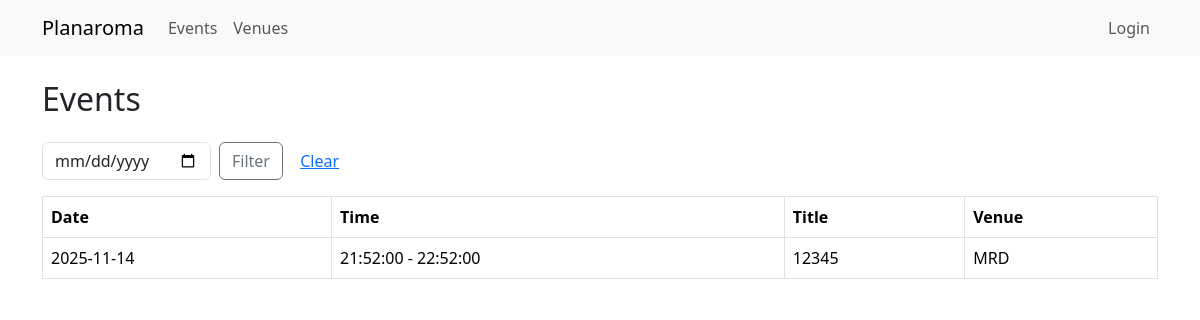
Before: /events with the older database file.
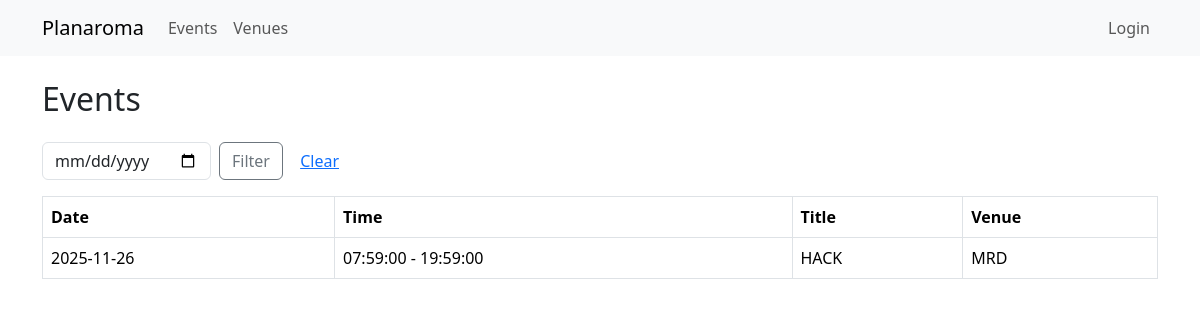
After: the same page with the newer database file.
### app/models.py (models this page shows)
class Event(db.Model):
    id = db.Column(db.Integer, primary_key=True)
    title = db.Column(db.String(120), nullable=False)
    description = db.Column(db.Text)
    date = db.Column(db.Date, nullable=False)
    start_time = db.Column(db.Time, nullable=False)
    end_time = db.Column(db.Time, nullable=False)
    venue_id = db.Column(db.Integer, db.ForeignKey('venue.id'), nullable=False)

class Venue(db.Model):
    id = db.Column(db.Integer, primary_key=True)
    name = db.Column(db.String(150), nullable=False, unique=True)
    capacity = db.Column(db.Integer, nullable=False, default=0)
    resources = db.Column(db.String(300))
    events = db.relationship('Event', backref='venue', lazy=True, cascade='all, delete')

### app/routes.py (the view)
@main_bp.route('/events')
def list_events():
    q_date = request.args.get('date')
    if q_date:
        try:
            dt = datetime.strptime(q_date, '%Y-%m-%d').date()
            events = Event.query.filter_by(date=dt).order_by(Event.start_time).all()
        except:
            events = Event.query.order_by(Event.date, Event.start_time).all()
    else:
        events = Event.query.order_by(Event.date, Event.start_time).all()
    return render_template('events/list.html', events=events)

### app/templates/events/list.html (shortened to what this page needs)
{% extends 'base.html' %}
{% block content %}
<div class="d-flex justify-content-between align-items-center mb-3">
    <h2>Events</h2>
</div>
<form class="row g-2 mb-3" method="get" action="{{ url_for('main.list_events') }}">
    <div class="col-auto">
        <input type="date" name="date" class="form-control" value="{{ request.args.get('date','') }}">
    </div>
    <div class="col-auto">
        <button class="btn btn-outline-secondary">Filter</button>
        <a href="{{ url_for('main.list_events') }}" class="btn btn-link">Clear</a>
    </div>
</form>
<table class="table table-bordered">
    <thead>
        <tr>
            <th>Date</th><th>Time</th><th>Title</th><th>Venue</th>
        </tr>
    </thead>
    <tbody>
        {% for e in events %}
        <tr>
            <td>{{ e.date }}</td>
            <td>{{ e.start_time }} - {{ e.end_time }}</td>
            <td>{{ e.title }}</td>
            <td>{{ e.venue.name if e.venue else 'N/A' }}</td>
        </tr>
        {% else %}
        <tr><td colspan="5" class="text-center">No events yet.</td></tr>
        {% endfor %}
    </tbody>
</table>
{% endblock %}

### app/templates/base.html (shortened to what this page needs)
<!doctype html>
<html lang="en">
<head>
    <link href="https://cdn.jsdelivr.net/npm/bootstrap@5.3.2/dist/css/bootstrap.min.css" rel="stylesheet">
</head>
<body>
<nav class="navbar navbar-expand-lg navbar-light bg-light mb-4">
  <div class="container">
    <a class="navbar-brand" href="{{ url_for('main.index') }}">Planaroma</a>
    <ul class="navbar-nav me-auto">
      <li class="nav-item">
        <a class="nav-link" href="{{ url_for('main.list_events') }}">Events</a>
      </li>
      <li class="nav-item">
        <a class="nav-link" href="{{ url_for('main.list_venues') }}">Venues</a>
      </li>
    </ul>
    <ul class="navbar-nav ms-auto">
      {% if current_user.is_authenticated %}
        <li class="nav-item">
          <a class="nav-link">Hi {{ current_user.username }}</a>
        </li>
        <li class="nav-item">
          <a class="nav-link" href="{{ url_for('auth.logout') }}">Logout</a>
        </li>
      {% else %}
        <li class="nav-item">
          <a class="nav-link" href="{{ url_for('auth.login') }}">Login</a>
        </li>
      {% endif %}
    </ul>
  </div>
</nav>
<div class="container">
    {% block content %}{% endblock %}
</div>
</body>
</html>

Changed rows visible on the page:
changed Event "MRD": date "2025-11-14" → "2025-11-26"; start_time "21:52:00" → "07:59:00"; end_time "22:52:00" → "19:59:00"; title "12345" → "HACK"
